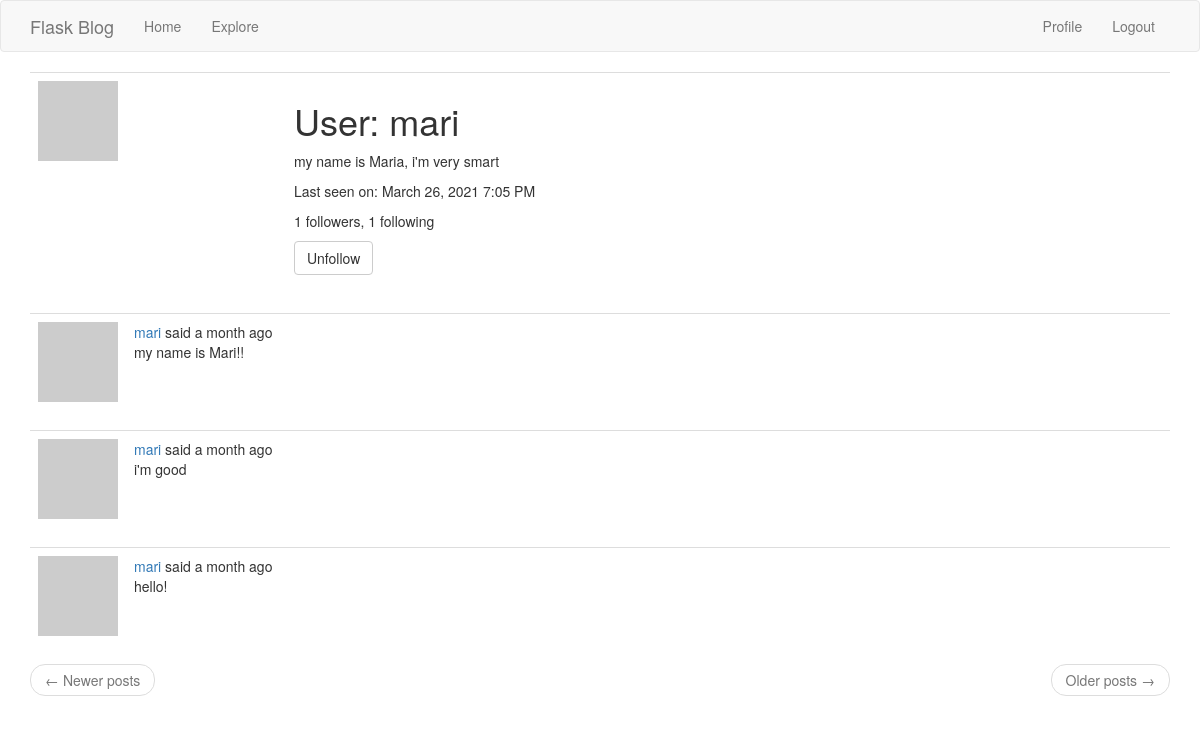
Page /user/mari (signed in) on the earlier database version.
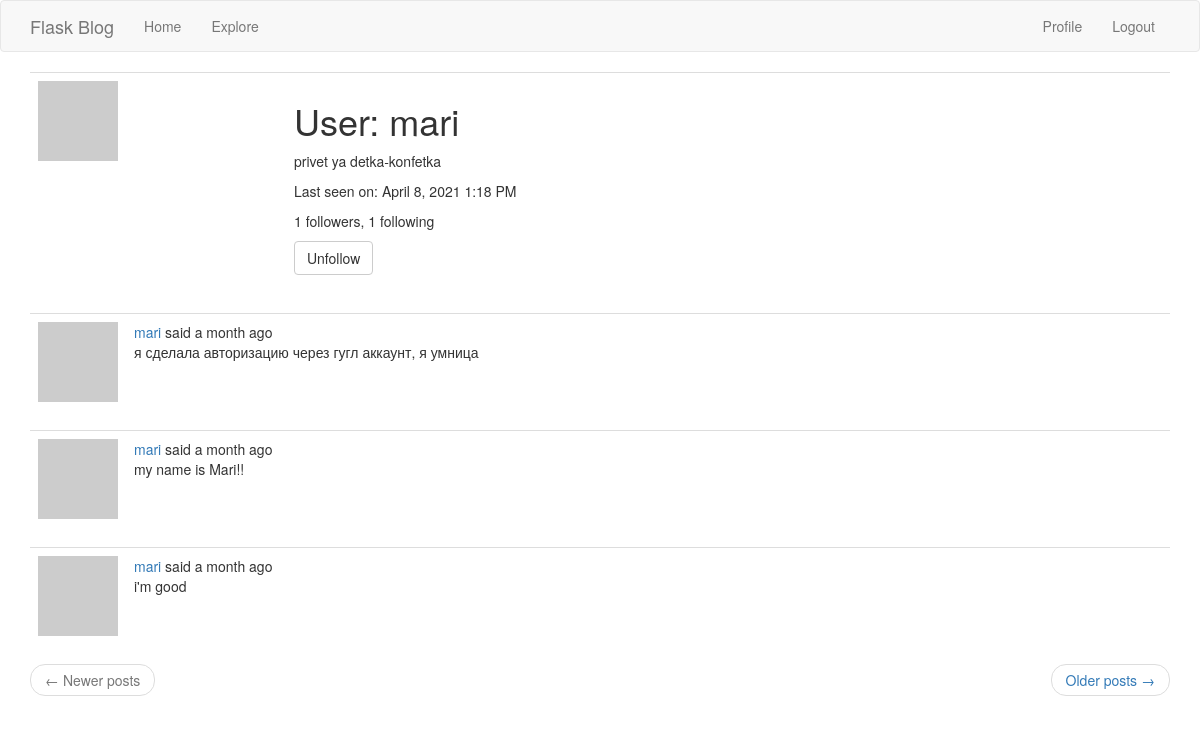
Same page on the later database version.
### app/models.py (models this page shows, shortened)
class User(db.Model, UserMixin):
    id = db.Column(db.Integer, primary_key=True)
    username = db.Column(db.String(20), unique=True, nullable=False)
    email = db.Column(db.String(120), unique=True, nullable=False)
    image_file = db.Column(db.String(20), nullable=False,
                           default='default.jpg')
    password_hash = db.Column(db.String(128))
    posts = db.relationship('Post', backref='author', lazy='dynamic')
    about_me = db.Column(db.String(140))
    last_seen = db.Column(db.DateTime, default=datetime.utcnow)
    followed = db.relationship(
        'User', secondary=followers,
        primaryjoin=(followers.c.follower_id == id),
        secondaryjoin=(followers.c.followed_id == id),
        backref=db.backref('followers', lazy='dynamic'), lazy='dynamic')
    def avatar(self, size):
        digest = md5(self.email.lower().encode('utf-8')).hexdigest()
        return 'https://www.gravatar.com/avatar/{}?d=identicon&s={}'.format(
            digest, size)
    def is_following(self, user):
        return self.followed.filter(
            followers.c.followed_id == user.id).count() > 0

class Post(db.Model):
    id = db.Column(db.Integer, primary_key=True)
    body = db.Column(db.String(140))
    timestamp = db.Column(db.DateTime, index=True, default=datetime.utcnow)
    user_id = db.Column(db.Integer, db.ForeignKey('user.id'), nullable=False)
    language = db.Column(db.String(5))

### app/main/routes.py (the view)
@bp.route("/user/<username>")
@login_required
def user(username):
    user = User.query.filter_by(username=username).first_or_404()
    page = request.args.get('page', 1, type=int)
    posts = user.posts.order_by(Post.timestamp.desc()).paginate(
        page, current_app.config['POSTS_PER_PAGE'], False)
    next_url = url_for('main.user', username=user.username, page=posts.next_num) \
        if posts.has_next else None
    prev_url = url_for('main.user', username=user.username, page=posts.prev_num) \
        if posts.has_prev else None
    form = EmptyForm()
    return render_template('user.html', user=user, posts=posts.items,
                           next_url=next_url, prev_url=prev_url, form=form)

### app/main/forms.py
class EmptyForm(FlaskForm):
    submit = SubmitField('Submit')

### app/main/routes.py (called while the page is built)
@bp.before_request
def before_request():
    if current_user.is_authenticated:
        current_user.last_seen = datetime.utcnow()
        db.session.commit()
    g.locale = str(get_locale())

### app/models.py (called while the page is built)
@login_manager.user_loader
def load_user(user_id):
    return User.query.get(int(user_id))

### app/templates/user.html (shortened to what this page needs)
{% extends "base.html" %}
{% block app_content %}
    <table class="table table-hover">
        <tr>
            <td width="256px"><img src="{{ user.avatar(256) }}"></td>
            <td>
                <h1>{{ _('User') }}: {{ user.username }}</h1>
                {% if user.about_me %}<p>{{ user.about_me }}</p>{% endif %}
                {% if user.last_seen %}
                <p>{{ _('Last seen on') }}: {{ moment(user.last_seen).format('LLL') }}</p>
                {% endif %}
                <p>{{ _('%(count)d followers', count=user.followers.count()) }}, {{ _('%(count)d following', count=user.followed.count()) }}</p>
                {% if user == current_user %}
                <p><a href="{{ url_for('main.edit_profile') }}">{{ _('Edit your profile') }}</a></p>
                {% else %}
                <p>
                    <form action="{{ url_for('main.unfollow', username=user.username) }}" method="post">
                        {{ form.submit(value=_('Unfollow'), class_='btn btn-default') }}
                    </form>
                </p>
                {% endif %}
            </td>
        </tr>
    </table>
    {% for post in posts %}
        {% include '_post.html' %}
    {% endfor %}
    <nav aria-label="...">
        <ul class="pager">
            <li class="previous{% if not prev_url %} disabled{% endif %}">
                <a href="{{ prev_url or '#' }}">
                    <span aria-hidden="true">&larr;</span> {{ _('Newer posts') }}
                </a>
            </li>
            <li class="next{% if not next_url %} disabled{% endif %}">
                <a href="{{ next_url or '#' }}">
                    {{ _('Older posts') }} <span aria-hidden="true">&rarr;</span>
                </a>
            </li>
        </ul>
    </nav>
{% endblock %}

### app/templates/_post.html (shortened to what this page needs)
<table class="table table-hover">
    <tr>
        <td width="70px">
            <a href="{{ url_for('main.user', username=post.author.username) }}">
                <img src="{{ post.author.avatar(70) }}" />
            </a>
        </td>
        <td>
            {{ _('%(username)s said %(when)s',
                username=user_link, when=moment(post.timestamp).fromNow()) }}
            <br>
            <span id="post{{ post.id }}">{{ post.body }}</span>
        </td>
    </tr>
</table>

Differences in the rows shown:
no longer on this page (row unchanged): Post: body "hello!"
changed User "mari": about_me "my name is Maria, i'm very smart" → "privet ya detka-konfetka"; last_seen "March 26, 2021 7:05 PM" → "April 8, 2021 1:18 PM"
added Post: body "я сделала авторизацию через гугл аккаунт, я умница"
